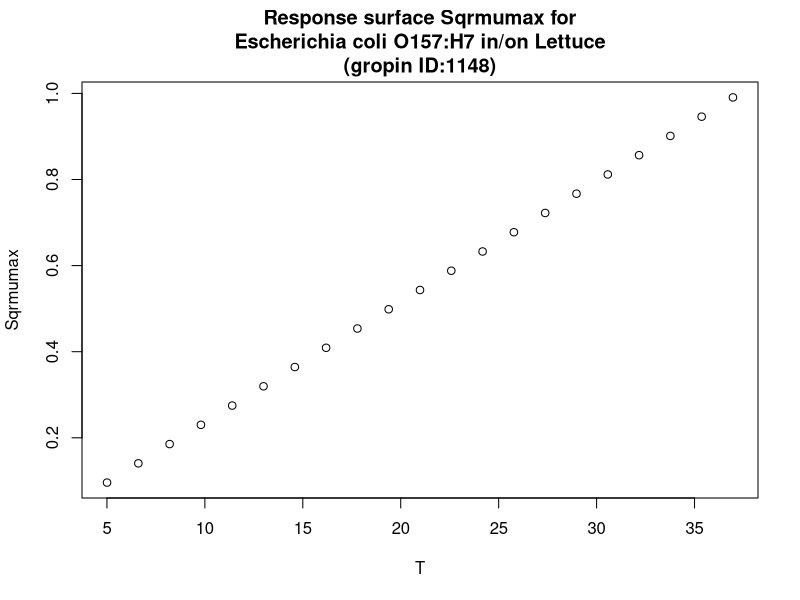

The R script that drew this image:
#############################
# start of Parameter script
#############################
T <- seq(5.005,36.963036963037,length.out=21)
#############################
# end of Parameter script
#############################
############################# 
# start of Model script Gropin ID 1148 
#############################
 
# constant coefficients for this model
 
variables <- data.frame(T)
argumentsPar <- expand.grid(variables)
 
# heart of the model
response_surface <- function(T) {
   mumax <-0.028*(T-1.58)

return(mumax=mumax)
} 

# output parameters
responseSurface <- cbind(argumentsPar,response_surface(argumentsPar['T']))
colnames(responseSurface) <- c(colnames(argumentsPar),'Sqrmumax')
#############################
# End of Model script
#############################
############################# 
# start of Visualisation script Gropin ID 1148 
#############################
plot(T,responseSurface$'Sqrmumax',xlab='T',
                          ylab='Sqrmumax',main='Response surface Sqrmumax for
Escherichia coli O157:H7 in/on Lettuce
(gropin ID:1148)')
#############################
# End of Visualisation script
#############################
